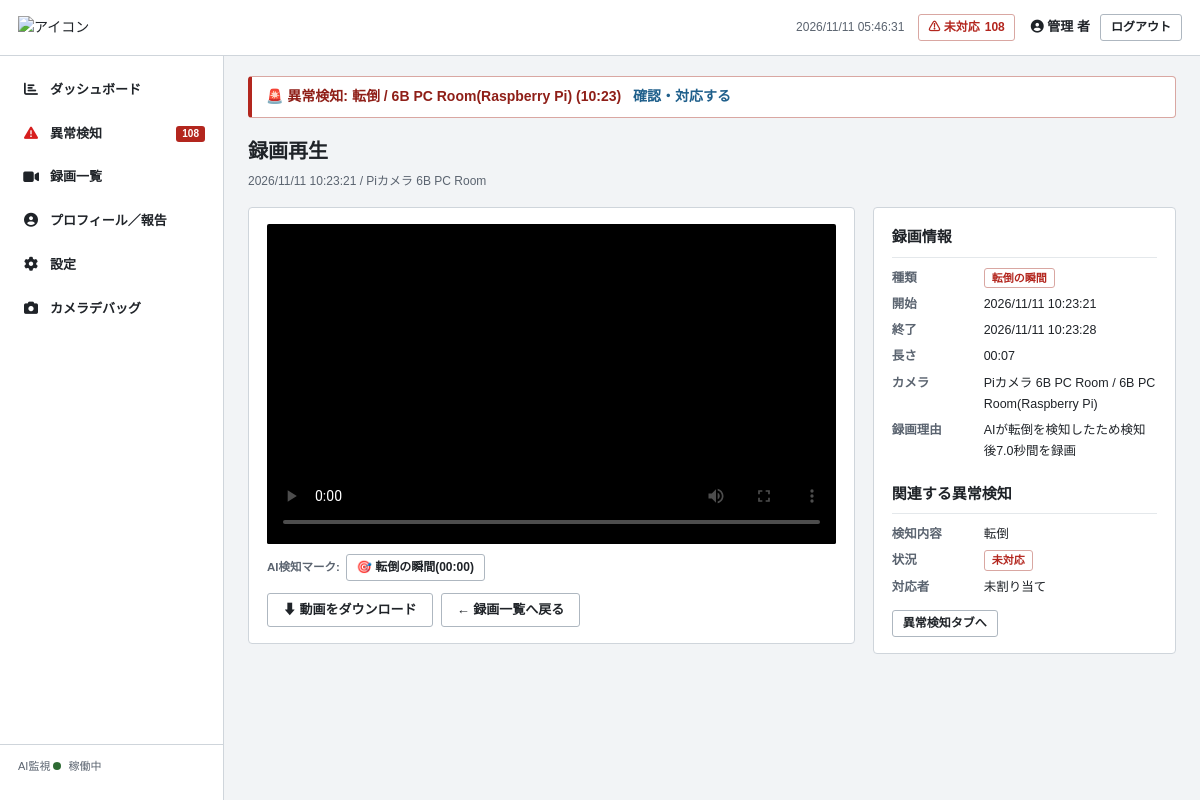
/recordings/315/ (signed in), run on the app's committed database.
### core/models.py (models this page shows, shortened)
class User(AbstractBaseUser):
    username = models.CharField("ユーザー名", max_length=150, unique=True)
    first_name = models.CharField("名", max_length=50, blank=True)
    last_name = models.CharField("姓", max_length=50, blank=True)
    email = models.EmailField("メールアドレス", blank=True)
    is_active = models.BooleanField("有効", default=True)
    is_admin = models.BooleanField("管理画面を利用できる", default=False)
    date_joined = models.DateTimeField("登録日", default=timezone.now)
    objects = UserManager()
    USERNAME_FIELD = "username"
    REQUIRED_FIELDS = []
    class Meta:
        verbose_name = "介護士"
        verbose_name_plural = "介護士"
        default_permissions = ()  # 権限レコードを作らない
    def get_full_name(self):
        return f"{self.last_name} {self.first_name}".strip()

class Alert(models.Model):
    class Kind(models.TextChoices):
        FALL = "fall", "転倒"
        SUSPICIOUS = "suspicious", "あやしい動き"
        ZONE = "zone", "立ち入り禁止ゾーン"
    class Status(models.TextChoices):
        OPEN = "open", "未対応"
        RESPONDING = "responding", "対応中"
        RESOLVED = "resolved", "解決済み"
        FALSE_POSITIVE = "false_positive", "誤検知"
    kind = models.CharField("種類", max_length=16, choices=Kind.choices)
    status = models.CharField("状況", max_length=16, choices=Status.choices, default=Status.OPEN)
    camera = models.ForeignKey(Camera, verbose_name="カメラ", on_delete=models.CASCADE, related_name="alerts")
    occurred_at = models.DateTimeField("発生日時")
    confidence = models.FloatField("AI信頼度", null=True, blank=True, help_text="0.0〜1.0")
    detected_state = models.CharField(
        "検知時の人物状態", max_length=16,
        choices=PersonState.choices, default=PersonState.UNKNOWN,
    )
    created_at = models.DateTimeField("アラート発生時刻", default=timezone.now)
    responded_at = models.DateTimeField("対応開始時刻", null=True, blank=True)
    resolved_at = models.DateTimeField("対応完了時刻", null=True, blank=True)
    is_false_positive = models.BooleanField("誤検知", default=False)
    thumbnail_url = models.TextField("サムネイルURL", blank=True)
    responder = models.ForeignKey(
        User, verbose_name="対応者",
        null=True, blank=True, on_delete=models.SET_NULL, related_name="responding_alerts",
    )
    class Meta:
        verbose_name = "異常検知"
        verbose_name_plural = "異常検知"
        ordering = ["-occurred_at"]
        default_permissions = ()
    @property
    def kind_label(self):
        return self.get_kind_display()
    @property
    def status_label(self):
        return self.get_status_display()
    @property
    def location(self):
        return self.camera.location

class Camera(models.Model):
    name = models.CharField("カメラ名", max_length=64)
    location = models.CharField("設置場所", max_length=128)
    stream_url = models.TextField("ストリームURL", blank=True)
    is_online = models.BooleanField("online", default=True)
    class Meta:
        verbose_name = "カメラ"
        verbose_name_plural = "カメラ"
        default_permissions = ()

class Recording(models.Model):
    class Kind(models.TextChoices):
        FALL = "fall", "転倒の瞬間"
        SUSPICIOUS = "suspicious", "あやしい場面"
    kind = models.CharField("種類", max_length=16, choices=Kind.choices)
    camera = models.ForeignKey(Camera, verbose_name="カメラ", on_delete=models.CASCADE, related_name="recordings")
    alert = models.OneToOneField(
        Alert, verbose_name="関連する異常",
        null=True, blank=True, on_delete=models.SET_NULL, related_name="recording",
    )
    started_at = models.DateTimeField("録画開始")
    ended_at = models.DateTimeField("録画終了")
    video_url = models.TextField("動画URL")
    thumbnail_url = models.TextField("サムネイルURL", blank=True)
    reason = models.CharField("録画理由", max_length=255, blank=True)
    markers = models.JSONField("AI検知マーク", default=list, blank=True)
    class Meta:
        verbose_name = "自動録画"
        verbose_name_plural = "自動録画"
        ordering = ["-started_at"]
        default_permissions = ()
    @property
    def kind_label(self):
        return self.get_kind_display()
    @property
    def camera_name(self):
        return self.camera.name
    @property
    def location(self):
        return self.camera.location
    @property
    def duration_label(self):
        delta = max(int((self.ended_at - self.started_at).total_seconds()), 0)
        h, rem = divmod(delta, 3600)
        m, s = divmod(rem, 60)
        if h:
            return f"{h}:{m:02d}:{s:02d}"
        return f"{m:02d}:{s:02d}"

### core/views.py (the view)
# urls.py: path("recordings/<int:recording_id>/", views.recording_detail, name="recording_detail"),
@login_required
def recording_detail(request, recording_id):
    recording = get_object_or_404(Recording.objects.select_related("camera", "alert"), id=recording_id)
    markers = []
    for marker in recording.markers or []:
        seconds = int(marker.get("seconds", 0))
        markers.append({
            "seconds": seconds,
            "label": marker.get("label", ""),
            "time_label": f"{seconds // 60:02d}:{seconds % 60:02d}",
        })
    related_alert = recording.alert
    related_report = None
    if related_alert is not None:
        related_report = getattr(related_alert, "report", None)
    return render(request, "recordings/detail.html", {
        "recording": recording,
        "markers": markers,
        "related_alert": related_alert,
        "related_report": related_report,
    })

### core/auth.py (called while the page is built)
    def get_user(self, user_id):
        User = get_user_model()
        try:
            return User.objects.get(pk=user_id)
        except User.DoesNotExist:
            return None

### core/context_processors.py (called while the page is built)
def asset_version(request):
    return {"asset_ver": ASSET_VER}

def alert_globals(request):
    if not request.user.is_authenticated:
        return {}
    open_alerts = Alert.objects.filter(status=Alert.Status.OPEN)
    return {
        "open_alert_count": open_alerts.count(),
        "latest_open_alert": open_alerts.order_by("-occurred_at").first(),
    }

### templates/recordings/detail.html (shortened to what this page needs)
{% extends "base.html" %}
{% block content %}
<div class="page-header">
  <h1>録画再生</h1>
  <p class="page-header__sub">{{ recording.started_at|date:"Y/m/d H:i:s" }} / {{ recording.camera_name }}</p>
</div>
<div class="grid-player">
  <section class="card player-card">
    <video id="recording-video" controls preload="metadata"
           {% if recording.thumbnail_url %}poster="{{ recording.thumbnail_url }}"{% endif %}>
      <source src="{{ recording.video_url }}" type="video/mp4">
    </video>
    {% if markers %}
    <div class="marker-bar">
      <span class="marker-bar__label">AI検知マーク:</span>
      {% for m in markers %}
        <button type="button" class="btn btn--ghost btn--sm" data-seek="{{ m.seconds }}">
          🎯 {{ m.label }}({{ m.time_label }})
        </button>
      {% endfor %}
    </div>
    {% endif %}
    <div class="player-actions">
      <a class="btn btn--ghost" href="{{ recording.video_url }}" download>⬇ 動画をダウンロード</a>
      <a class="btn btn--ghost" href="{% url 'recording_list' %}">← 録画一覧へ戻る</a>
    </div>
  </section>
  <aside class="card">
    <div class="card__header"><h2>録画情報</h2></div>
    <dl class="detail-list">
      <dt>種類</dt><dd><span class="chip chip--{{ recording.kind }}">{{ recording.kind_label }}</span></dd>
      <dt>開始</dt><dd>{{ recording.started_at|date:"Y/m/d H:i:s" }}</dd>
      <dt>終了</dt><dd>{{ recording.ended_at|date:"Y/m/d H:i:s" }}</dd>
      <dt>長さ</dt><dd>{{ recording.duration_label }}</dd>
      <dt>カメラ</dt><dd>{{ recording.camera_name }} / {{ recording.location }}</dd>
      <dt>録画理由</dt><dd>{{ recording.reason|default:"AIが異常を検知したため自動録画" }}</dd>
    </dl>
    {% if related_alert %}
    <div class="card__header"><h2>関連する異常検知</h2></div>
    <dl class="detail-list">
      <dt>検知内容</dt><dd>{{ related_alert.kind_label }}</dd>
      <dt>状況</dt><dd><span class="chip chip--{{ related_alert.status }}">{{ related_alert.status_label }}</span></dd>
      <dt>対応者</dt><dd>{% if related_alert.responder %}{{ related_alert.responder.get_full_name|default:related_alert.responder.username }}{% else %}未割り当て{% endif %}</dd>
    </dl>
    <a href="{% url 'alert_list' %}" class="btn btn--ghost btn--sm">異常検知タブへ</a>
    {% endif %}
  </aside>
</div>
{% endblock %}

### templates/base.html (shortened to what this page needs)
{% load static %}<!DOCTYPE html>
<html lang="ja">
<head>
<link rel="stylesheet" href="https://cdnjs.cloudflare.com/ajax/libs/font-awesome/6.4.0/css/all.min.css">
<link rel="stylesheet" href="{% static 'css/style.css' %}?v={{ asset_ver }}">
</head>
{% url 'api_alerts' as api_alerts_url %}
<body data-alerts-api="{{ api_alerts_url|default:'' }}">
<div class="layout">
  <header class="topbar">
    <div class="topbar__brand">
      <img src="{% static 'img/logo2.svg' %}" alt="アイコン" style="width: 10em; height: auto;">
    </div>
    <div class="topbar__info">
      <span id="clock" class="topbar__clock">----/--/-- --:--:--</span>
      <a href="{% url 'alert_list' %}" class="topbar__alert-badge" title="未対応の異常一覧へ">
        ⚠ 未対応 <span id="alert-badge-count">{{ open_alert_count|default:0 }}</span>
      </a>
    </div>
    <div class="topbar__user">
      {% if user.is_authenticated %}
        <a class="topbar__username" href="{% url 'profile' %}"><i class="fa-solid fa-circle-user"></i> {{ user.get_full_name|default:user.username }}</a>
        <form method="post" action="{% url 'logout' %}" class="inline-form">
          <button type="submit" class="btn btn--ghost btn--sm">ログアウト</button>
        </form>
      {% else %}
        <a class="btn btn--primary btn--sm" href="{% url 'login' %}">ログイン</a>
      {% endif %}
    </div>
  </header>
  <nav class="sidebar" id="sidebar" aria-label="メインメニュー">
    <ul class="menu">
      <li class="menu__item{% if request.resolver_match.url_name == 'dashboard' %} is-active{% endif %}">
        <a href="{% url 'dashboard' %}"><span class="menu__icon"><i class="fa-solid fa-chart-bar"></i></span>ダッシュボード</a>
      </li>
      <li class="menu__item{% if request.resolver_match.url_name == 'alert_list' %} is-active{% endif %}">
        <a href="{% url 'alert_list' %}"><span class="menu__icon"><i class="fa-solid fa-triangle-exclamation" style="color: rgb(215, 30, 30);"></i></span>異常検知
          <span class="menu__badge" id="sidebar-alert-count"{% if not open_alert_count %} hidden{% endif %}>{{ open_alert_count|default:0 }}</span>
        </a>
      </li>
      <li class="menu__item{% if request.resolver_match.url_name == 'recording_list' %} is-active{% endif %}">
        <a href="{% url 'recording_list' %}"><span class="menu__icon"><i class="fa-solid fa-video"></i></span>録画一覧</a>
      </li>
      <li class="menu__item{% if request.resolver_match.url_name == 'profile' %} is-active{% endif %}">
        <a href="{% url 'profile' %}"><span class="menu__icon"><i class="fa-solid fa-circle-user"></i></span>プロフィール／報告</a>
      </li>
      <li class="menu__item{% if request.resolver_match.url_name == 'settings' %} is-active{% endif %}">
        <a href="{% url 'settings' %}"><span class="menu__icon"><i class="fa-solid fa-gear"></i></span>設定</a>
      </li>
      {% if user.is_admin %}
      <li class="menu__item{% if request.resolver_match.url_name == 'debug_camera' %} is-active{% endif %}">
        <a href="{% url 'debug_camera' %}"><span class="menu__icon"><i class="fa-solid fa-camera"></i></span>カメラデバッグ</a>
      </li>
      {% endif %}
    </ul>
    <div class="sidebar__footer">
      AI監視 <span class="status-dot status-dot--on"></span> 稼働中
    </div>
  </nav>
  <main class="main">
    {% if latest_open_alert %}
      <div class="global-alert-banner" role="alert">
        🚨 異常検知: {{ latest_open_alert.kind_label }} / {{ latest_open_alert.location }}
        ({{ latest_open_alert.occurred_at|date:"H:i" }})
        <a href="{% url 'alert_list' %}">確認・対応する</a>
      </div>
    {% endif %}
    {% block content %}{% endblock %}
  </main>
</div>
</body>
</html>

### data on the page
User: get_full_name "管理 者"
Alert: kind_label "転倒", location "6B PC Room(Raspberry Pi)", occurred_at "10:23"
Recording: started_at "2026/11/11 10:23:21", camera_name "Piカメラ 6B PC Room", kind_label "転倒の瞬間", ended_at "2026/11/11 10:23:28", duration_label "00:07", location "6B PC Room(Raspberry Pi)", reason "AIが転倒を検知したため検知後7.0秒間を録画"
Alert: kind_label "転倒", status_label "未対応"

### other printed values
{{ open_alert_count|default:0 }} "108"
{{ m.label }} "転倒の瞬間"
{{ m.time_label }} "00:00"
